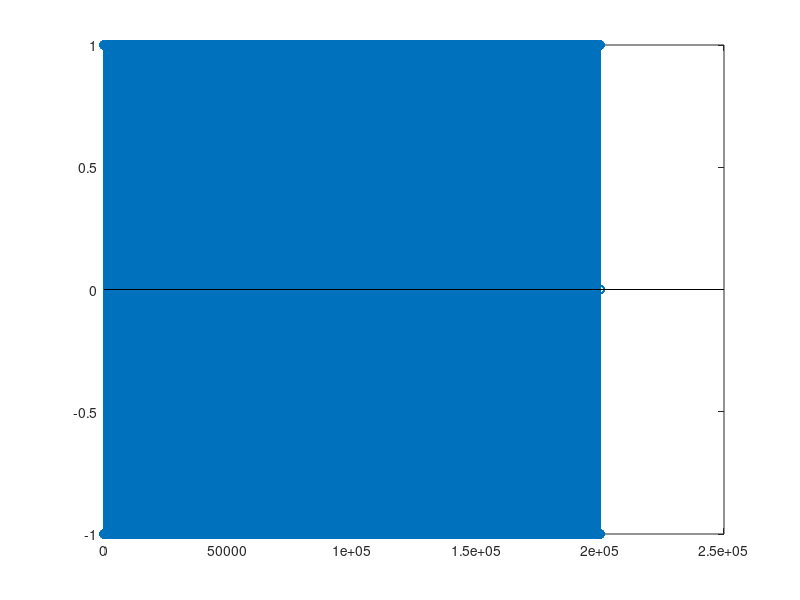

MATLAB code for this plot:
N = 10000;
% make 100 random bits of values +- 1
bits = sign(randn(N,1));

Symbol_period = 20;

% create a generic pulse of unit height
% with width equal to symbol period
pulse = ones(Symbol_period, 1);

% spread out the values in "bits" by Symbol_period
% first create a vector to store the values
x = zeros(Symbol_period*length(bits),1);

% assign every Symbol_period-th sample to equal a value from bits
x(1:Symbol_period:end) = bits;

% now convolve the single generic pulse with the spread-out bits
x_tx = conv(pulse, x);

% to visualize, make a stem plot
stem(x_tx);

% zero pad the beginning with 100000 samples to ensure that any glitch that
% happens when we start transmitting doesn't effect the data

x_tx = [zeros(100000, 1); x_tx;zeros(100000, 1)];


% here we write the data into a format that the USRP can understand
% specifically, we use float32 numbers with real followed by imaginary
% values

% first create a vector to store the interleaved real and imaginary values

tmp = zeros(length(x_tx)*2, 1);

% then assign the real part of x_tx to every other sample and the imaginary
% part to the remaining samples. In this example, the imaginary parts are
% all zero since our original signal is purely real, but we still have to
% write the zero values 

tmp(1:2:end) = real(x_tx);
tmp(2:2:end) = imag(x_tx);

% open a file to write in binary format 
f1 = fopen('tx2.dat', 'wb');
% write the values as a float32
fwrite(f1, tmp/2, 'float32');
% close the file
fclose(f1)